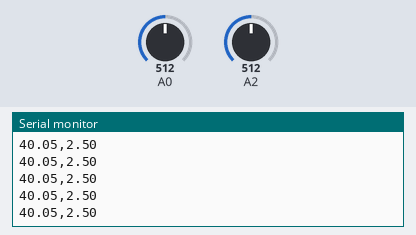
The sketch below on a simulated Arduino Uno, built with avr-gcc and run on an emulated ATmega328P. Parts: the last lines printed to the serial monitor. The inputs (shaded band) are chosen by the test bench; at power-on: A0 = 512, A2 = 512.

Above: at 1.2 s.
1.3 s: A0 set to 716
At 2.3 s:
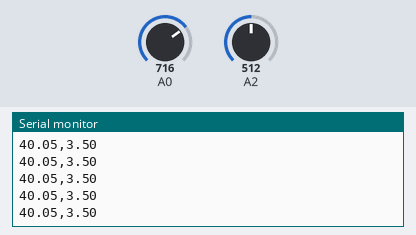
2.8 s: A2 set to 716
At 3.9 s:
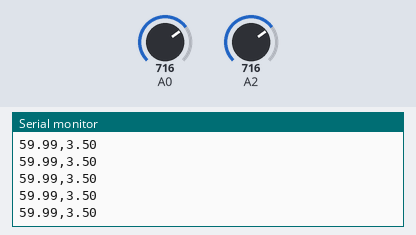
4.3 s: A0 set to 900
At 5.0 s:
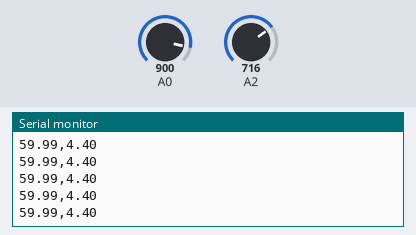
5.8 s: A2 set to 900
At 6.9 s:
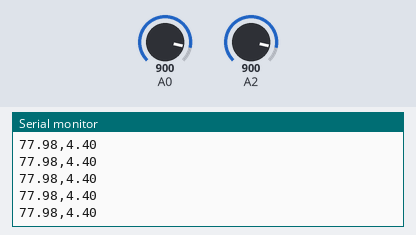
Timing chart, 0 to 8.3 s (numbered marks = the images above; inputs shaded):
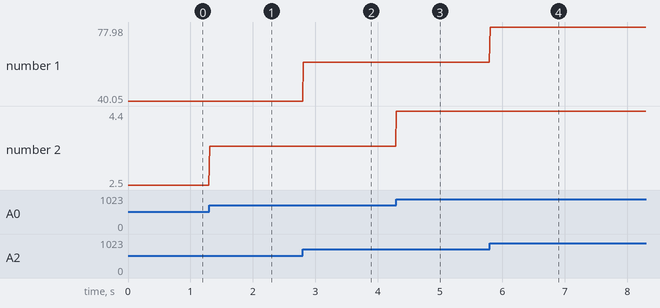

Measured:
- after the input at 1.3 s, the serial monitor: prints a new line at once (image 1)
- after the input at 2.8 s, the serial monitor: prints a new line at once (image 2)
- after the input at 4.3 s, the serial monitor: prints a new line at once (image 3)
- after the input at 5.8 s, the serial monitor: prints a new line at once (image 4)
- plotted number 1: 40.05 → 59.99 after the input at 2.8 s, 59.99 → 77.98 after the input at 5.8 s
- plotted number 2: 2.5 → 3.5 after the input at 1.3 s, 3.5 → 4.4 after the input at 4.3 s

The sketch:

eHealth_GSR_and_ECG.ino
```cpp
// the setup routine runs once when you press reset:
void setup() {
  Serial.begin(115200);
}

// the loop routine runs over and over again forever:
void loop() {

  float conductance = getSkinConductance();
  float ECGvolt=getECG();
  Serial.print(conductance, 2);
  Serial.print(",");
  Serial.println(ECGvolt,2);

  // wait for a second
  delay(10);
}


float getSkinConductance(void)
  {
    // Local variable declaration.
    float resistance;
    float conductance;
    delay(1);

    // Read an analogic value from analogic2 pin.
    float sensorValue = analogRead(A2);
    float voltage = sensorValue*5.0/1023;

    conductance = 2*((voltage - 0.5) / 100000);

    // Conductance calculation
    resistance = 1 / conductance;
    conductance = conductance * 1000000;
    delay(1);

    if (conductance > 1.0)  return conductance;
    else return -1.0;
  }

float getECG(){
  float analog0;
  analog0=analogRead(0);
  return analog0=(float)analog0*5/1023.0;
}
```
